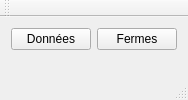
<?xml version="1.0" encoding="UTF-8"?>
<ui version="4.0">
 <class>WMenuMain</class>
 <widget class="QMainWindow" name="WMenuMain">
  <property name="geometry">
   <rect>
    <x>0</x>
    <y>0</y>
    <width>174</width>
    <height>100</height>
   </rect>
  </property>
  <property name="windowTitle">
   <string>BDO Farming Simulator</string>
  </property>
  <widget class="QWidget" name="centralWidget">
   <layout class="QFormLayout" name="formLayout">
    <item row="0" column="0">
     <widget class="QPushButton" name="pb_data">
      <property name="text">
       <string>Données</string>
      </property>
     </widget>
    </item>
    <item row="0" column="1">
     <widget class="QPushButton" name="pb_fermes">
      <property name="text">
       <string>Fermes</string>
      </property>
     </widget>
    </item>
   </layout>
  </widget>
  <widget class="QMenuBar" name="menuBar">
   <property name="geometry">
    <rect>
     <x>0</x>
     <y>0</y>
     <width>174</width>
     <height>21</height>
    </rect>
   </property>
  </widget>
  <widget class="QToolBar" name="mainToolBar">
   <attribute name="toolBarArea">
    <enum>TopToolBarArea</enum>
   </attribute>
   <attribute name="toolBarBreak">
    <bool>false</bool>
   </attribute>
  </widget>
  <widget class="QStatusBar" name="statusBar"/>
 </widget>
 <layoutdefault spacing="6" margin="11"/>
 <resources/>
 <connections/>
</ui>
